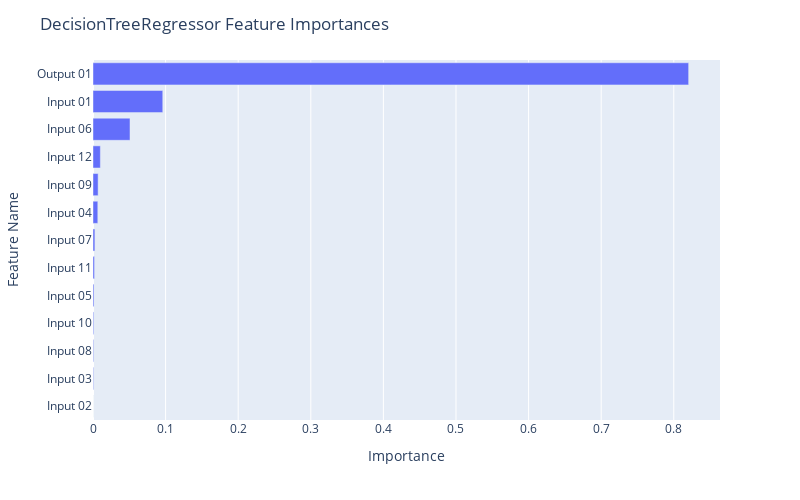

The notebook cell saved with this chart:
### Code cell
fig = px.bar(df_dt, x="Importance", y="Feature Name")

fig.update_layout(
    autosize=False,
    width=800,
    height=500,
    title_text=f"DecisionTreeRegressor Feature Importances",
    yaxis={'categoryorder':'total ascending'}
)

fig.show()

### Figure 1 — Plotly figure (JSON) as saved in the notebook; plotly's stock layout.template omitted (floating-point values rounded to 4 significant figures)
{"data": [{"alignmentgroup": "True", "hovertemplate": "Importance=%{x}<br>Feature Name=%{y}<extra></extra>", "legendgroup": "", "marker": {"color": "#636efa", "pattern": {"shape": ""}}, "name": "", "offsetgroup": "", "orientation": "h", "showlegend": false, "textposition": "auto", "type": "bar", "x": [0.8205, 0.09611, 0.05096, 0.01014, 0.007046, 0.006624, 0.002607, 0.002099, 0.001333, 0.0009771, 0.0008537, 0.000777, 0], "xaxis": "x", "y": ["Output 01", "Input 01", "Input 06", "Input 12", "Input 09", "Input 04", "Input 07", "Input 11", "Input 05", "Input 10", "Input 08", "Input 03", "Input 02"], "yaxis": "y"}], "layout": {"autosize": false, "barmode": "relative", "height": 500, "legend": {"tracegroupgap": 0}, "margin": {"t": 60}, "title": {"text": "DecisionTreeRegressor Feature Importances"}, "width": 800, "xaxis": {"anchor": "y", "autorange": true, "domain": [0, 1], "range": [0, 0.8637], "title": {"text": "Importance"}, "type": "linear"}, "yaxis": {"anchor": "x", "autorange": true, "categoryorder": "total ascending", "domain": [0, 1], "range": [-0.5, 12.5], "title": {"text": "Feature Name"}, "type": "category"}}}
